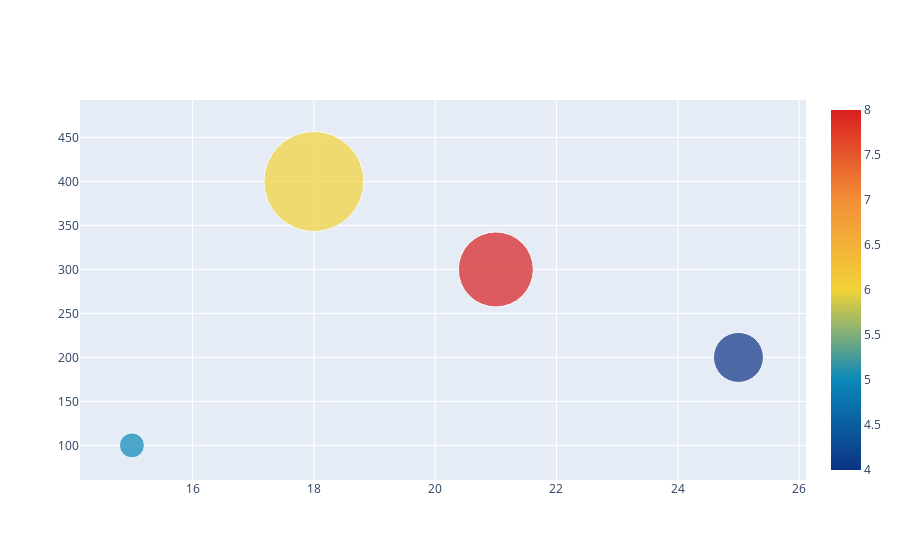

The code cell stored with this chart in its notebook:
### Code cell
data = [trace]
offline.iplot(data)

### Figure 1 — Plotly figure (JSON) as saved in the notebook; plotly's stock layout.template omitted (floating-point values rounded to 4 significant figures)
{"data": [{"marker": {"color": [5, 6, 8, 4], "colorscale": [[0, "rgb(12,51,131)"], [0.25, "rgb(10,136,186)"], [0.5, "rgb(242,211,56)"], [0.75, "rgb(242,143,56)"], [1, "rgb(217,30,30)"]], "showscale": true, "size": [25, 100, 75, 50]}, "mode": "markers", "type": "scatter", "x": [15, 18, 21, 25], "y": [100, 400, 300, 200]}], "layout": {}}
